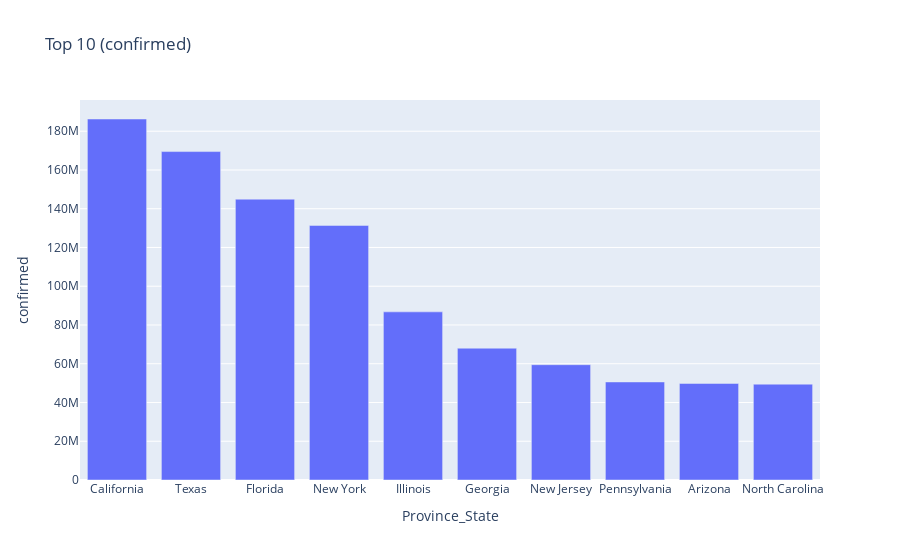

Notebook cell for this chart:
### Markdown cell above
### Top 10 of worst-hit states

### Code cell
fig = px.bar(top10_df.head(10).reset_index(),
             x='Province_State',
             y='confirmed',
             title=f'Top 10 (confirmed)')
fig.show()

### Figure 1 — Plotly figure (JSON) as saved in the notebook; plotly's stock layout.template omitted (floating-point values rounded to 4 significant figures)
{"data": [{"alignmentgroup": "True", "hovertemplate": "Province_State=%{x}<br>confirmed=%{y}<extra></extra>", "legendgroup": "", "marker": {"color": "#636efa"}, "name": "", "offsetgroup": "", "orientation": "v", "showlegend": false, "textposition": "auto", "type": "bar", "x": ["California", "Texas", "Florida", "New York", "Illinois", "Georgia", "New Jersey", "Pennsylvania", "Arizona", "North Carolina"], "xaxis": "x", "y": [186306256, 169495366, 144932797, 131389249, 86767301, 68024524, 59510408, 50603766, 49826182, 49459338], "yaxis": "y"}], "layout": {"barmode": "relative", "legend": {"tracegroupgap": 0}, "title": {"text": "Top 10 (confirmed)"}, "xaxis": {"anchor": "y", "domain": [0, 1], "title": {"text": "Province_State"}}, "yaxis": {"anchor": "x", "domain": [0, 1], "title": {"text": "confirmed"}}}}
